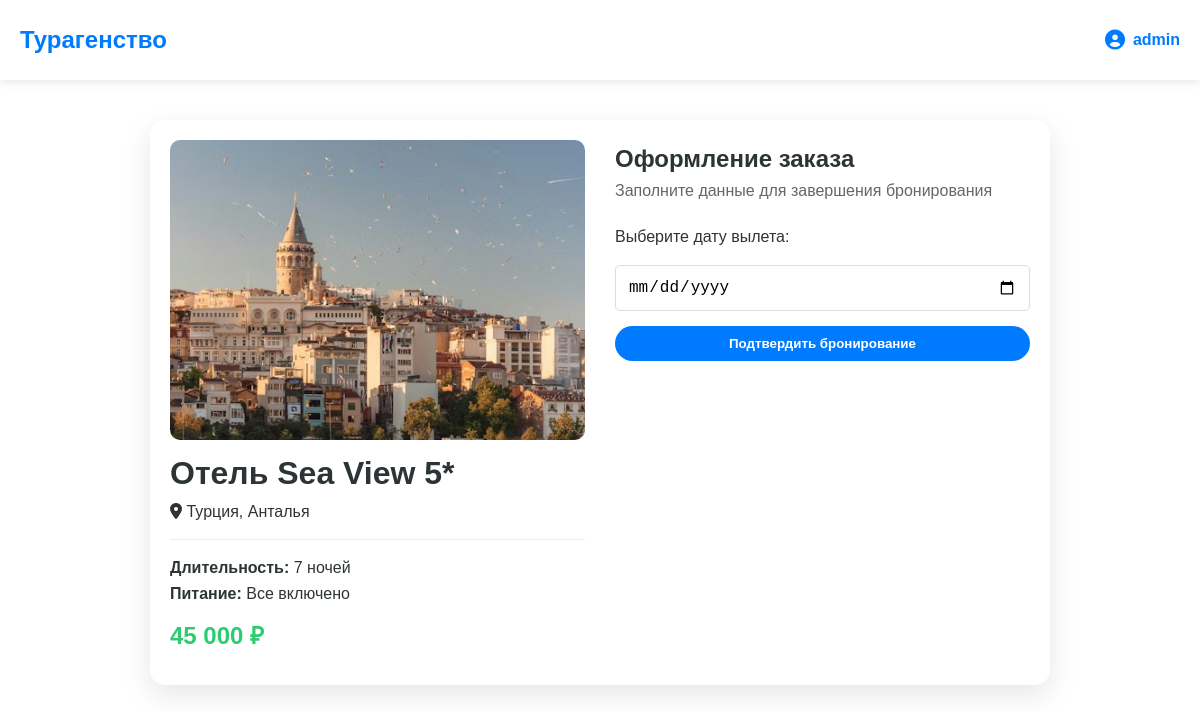
The app's page /order.php?id=1 (signed in) with its own data.
### tables this page shows
CREATE TABLE IF NOT EXISTS `tours` (
  `id` int(11) NOT NULL AUTO_INCREMENT,
  `title` varchar(255) NOT NULL,
  `location` varchar(100) NOT NULL,
  `price` int(11) NOT NULL,
  `nights` int(11) NOT NULL,
  `diet` varchar(50) DEFAULT 'Все включено',
  `image_file` varchar(255) NOT NULL,
  PRIMARY KEY (`id`)
);

### order.php (the view, shortened to what this page needs)
<?php
require_once 'db.php';
$tour_id = intval($_GET['id']);
$query = "SELECT * FROM tours WHERE id = $tour_id";
$result = mysqli_query($conn, $query);
$tour = mysqli_fetch_assoc($result);
$success_msg = "";
?>
<!DOCTYPE html>
<html lang="ru">
<head>
    <link rel="stylesheet" href="style/style.css">
    <link rel="stylesheet" href="style/order_style.css">
    <link rel="stylesheet" href="https://cdnjs.cloudflare.com/ajax/libs/font-awesome/6.0.0/css/all.min.css">
</head>
<body>
<header>
    <div class="container header-inner">
        <div class="logo"><a href="index.php">Турагенство</a></div>
        <div class="header-actions">
            <a href="profile.php" class="user-btn"><i class="fas fa-user-circle"></i> <?php echo $_SESSION['username']; ?></a>
        </div>
    </div>
</header>
<div class="container">
    <?php if ($success_msg): ?>
        <div class="success-banner">
            <h2><i class="fas fa-check-circle"></i> Поздравляем!</h2>
            <p><?php echo $success_msg; ?></p>
            <br>
            <a href="profile.php" class="login-btn">Перейти в мои поездки</a>
        </div>
    <?php else: ?>
    <div class="order-container">
        <div class="tour-details">
            <img src="img/tours/<?php echo $tour['image_file']; ?>" class="tour-info-img">
            <h1><?php echo htmlspecialchars($tour['title']); ?></h1>
            <p><i class="fas fa-map-marker-alt"></i> <?php echo htmlspecialchars($tour['location']); ?></p>
            <hr style="margin: 15px 0; border: 0; border-top: 1px solid #eee;">
            <p><strong>Длительность:</strong> <?php echo $tour['nights']; ?> ночей</p>
            <p><strong>Питание:</strong> <?php echo htmlspecialchars($tour['diet']); ?></p>
            <div class="price-tag"><?php echo number_format($tour['price'], 0, '', ' '); ?> ₽</div>
        </div>
        <div class="order-form-box">
            <h2>Оформление заказа</h2>
            <p style="color: #666; margin-bottom: 20px;">Заполните данные для завершения бронирования</p>
            <form method="POST" class="order-form">
                <label>Выберите дату вылета:</label>
                <input type="date" name="start_date" id="start_date" required min="<?php echo date('Y-m-d'); ?>">
                <button type="submit" class="login-btn" style="width: 100%; border: none; cursor: pointer;">
                    Подтвердить бронирование
                </button>
            </form>
        </div>
    </div>
    <?php endif; ?>
</div>
</body>
</html>

### style/style.css (style rules this page uses)
:root { --primary-color: #007bff; --secondary-color: #ff6b6b; --dark-color: #2d3436; --light-bg: #f9f9f9; --white: #ffffff; }
* { margin: 0; padding: 0; box-sizing: border-box; }
body { font-family: 'Montserrat', sans-serif; line-height: 1.6; color: var(--dark-color); background-color: var(--white); }
a { text-decoration: none; color: inherit; }
.container { max-width: 1200px; margin: 0 auto; padding: 0 20px; }
header { background: var(--white); box-shadow: 0 2px 10px rgba(0,0,0,0.1); position: sticky; top: 0; z-index: 1000; }
.header-inner { display: flex; justify-content: space-between; align-items: center; height: 80px; }
.logo { font-size: 24px; font-weight: 700; color: var(--primary-color); }
.header-actions { display: flex; align-items: center; gap: 20px; }
.login-btn { background: var(--primary-color); color: white !important; padding: 10px 25px; border-radius: 50px; font-weight: 600; transition: 0.3s; }
.user-btn { font-weight: 600; color: var(--primary-color); display: flex; align-items: center; gap: 8px; }
.user-btn i { font-size: 20px; }

### style/order_style.css (style rules this page uses)
.order-container { max-width: 900px; margin: 40px auto; display: grid; grid-template-columns: 1fr 1fr; gap: 30px; background: #fff; padding: 20px; border-radius: 15px; box-shadow: 0 10px 30px rgba(0,0,0,0.1); }
.tour-info-img { width: 100%; height: 300px; object-fit: cover; border-radius: 10px; }
.order-form { display: flex; flex-direction: column; gap: 15px; }
.order-form input { padding: 12px; border: 1px solid #ddd; border-radius: 5px; font-size: 16px; }
.price-tag { font-size: 24px; color: #2ecc71; font-weight: 700; margin: 10px 0; }

### records on screen
tours: image_file (picture), title "Отель Sea View 5*", location "Турция, Анталья", nights "7", diet "Все включено", price "45 000"

### other values on screen
$_SESSION['username'] "admin"
